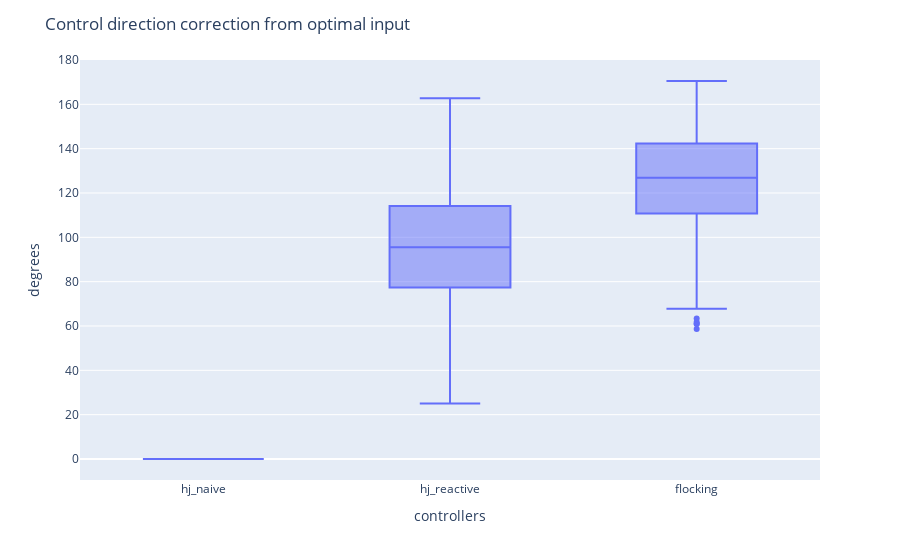

Notebook cell for this chart:
### Markdown cell above
+ Mean maximum correction from optimal control degrees

### Code cell
opt_ctrl_correction_dict = {"hj_naive": metrics_hj_naive["Mean maximum correction from optimal control degrees"],
                      "hj_reactive": metrics_hj_reactive["Mean maximum correction from optimal control degrees"],
                      "flocking": metrics_hj_flocking["Mean maximum correction from optimal control degrees"]}
opt_ctrl_correction_df = pd.DataFrame(opt_ctrl_correction_dict)
fig_opt_ctrl_correction = px.box(opt_ctrl_correction_df )
# Add custom x and y labels
fig_opt_ctrl_correction.update_layout(
    xaxis_title="controllers",
    yaxis_title="degrees",
    title = {'text': "Control direction correction from optimal input"}
)
fig_opt_ctrl_correction.show()

### Figure 1 — Plotly figure (JSON) as saved in the notebook; plotly's stock layout.template omitted (floating-point values rounded to 4 significant figures; data arrays with more than 128 entries replaced by an {"elided": "..."} marker saying what was removed)
{"data": [{"alignmentgroup": "True", "hovertemplate": "variable=%{x}<br>value=%{y}<extra></extra>", "legendgroup": "", "marker": {"color": "#636efa"}, "name": "", "notched": false, "offsetgroup": "", "orientation": "v", "showlegend": false, "type": "box", "x": {"elided": "2745 str values"}, "x0": " ", "xaxis": "x", "y": {"elided": "2745 float values"}, "y0": " ", "yaxis": "y"}], "layout": {"boxmode": "group", "legend": {"tracegroupgap": 0}, "margin": {"t": 60}, "title": {"text": "Control direction correction from optimal input"}, "xaxis": {"anchor": "y", "domain": [0, 1], "title": {"text": "controllers"}}, "yaxis": {"anchor": "x", "domain": [0, 1], "title": {"text": "degrees"}}}}
